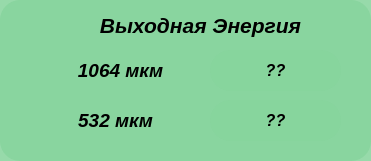
     <widget class="QFrame" name="frame_18">
      <property name="geometry">
       <rect>
        <x>20</x>
        <y>650</y>
        <width>371</width>
        <height>161</height>
       </rect>
      </property>
      <property name="styleSheet">
       <string notr="true">background-color: rgba(135, 212, 157,220); border-radius: 20</string>
      </property>
      <property name="frameShape">
       <enum>QFrame::StyledPanel</enum>
      </property>
      <property name="frameShadow">
       <enum>QFrame::Raised</enum>
      </property>
      <widget class="QLabel" name="label_98">
       <property name="geometry">
        <rect>
         <x>60</x>
         <y>10</y>
         <width>281</width>
         <height>31</height>
        </rect>
       </property>
       <property name="font">
        <font>
         <family>Arial</family>
         <pointsize>16</pointsize>
         <weight>75</weight>
         <italic>true</italic>
         <bold>true</bold>
        </font>
       </property>
       <property name="styleSheet">
        <string notr="true">background-color: rgba(135, 212, 157,0); border-radius: 20</string>
       </property>
       <property name="text">
        <string>Выходная Энергия</string>
       </property>
       <property name="alignment">
        <set>Qt::AlignCenter</set>
       </property>
      </widget>
      <widget class="QLabel" name="label_40">
       <property name="geometry">
        <rect>
         <x>40</x>
         <y>50</y>
         <width>161</width>
         <height>41</height>
        </rect>
       </property>
       <property name="font">
        <font>
         <family>Arial</family>
         <pointsize>14</pointsize>
         <weight>75</weight>
         <italic>true</italic>
         <bold>true</bold>
        </font>
       </property>
       <property name="styleSheet">
        <string notr="true">background-color: rgba(135, 212, 157,0); border-radius: 20</string>
       </property>
       <property name="text">
        <string>1064 мкм</string>
       </property>
       <property name="alignment">
        <set>Qt::AlignCenter</set>
       </property>
      </widget>
      <widget class="QLabel" name="label_57">
       <property name="geometry">
        <rect>
         <x>30</x>
         <y>100</y>
         <width>171</width>
         <height>41</height>
        </rect>
       </property>
       <property name="font">
        <font>
         <family>Arial</family>
         <pointsize>14</pointsize>
         <weight>75</weight>
         <italic>true</italic>
         <bold>true</bold>
        </font>
       </property>
       <property name="styleSheet">
        <string notr="true">background-color: rgba(135, 212, 157,0); border-radius: 20</string>
       </property>
       <property name="text">
        <string>532 мкм</string>
       </property>
       <property name="alignment">
        <set>Qt::AlignCenter</set>
       </property>
      </widget>
      <widget class="QLabel" name="label_58">
       <property name="geometry">
        <rect>
         <x>210</x>
         <y>50</y>
         <width>131</width>
         <height>41</height>
        </rect>
       </property>
       <property name="font">
        <font>
         <family>Arial</family>
         <pointsize>12</pointsize>
         <weight>75</weight>
         <italic>true</italic>
         <bold>true</bold>
        </font>
       </property>
       <property name="styleSheet">
        <string notr="true">background-color: rgba(135, 212, 157,220); border-radius: 20</string>
       </property>
       <property name="text">
        <string>??</string>
       </property>
       <property name="alignment">
        <set>Qt::AlignCenter</set>
       </property>
      </widget>
      <widget class="QLabel" name="label_59">
       <property name="geometry">
        <rect>
         <x>210</x>
         <y>100</y>
         <width>131</width>
         <height>41</height>
        </rect>
       </property>
       <property name="font">
        <font>
         <family>Arial</family>
         <pointsize>12</pointsize>
         <weight>75</weight>
         <italic>true</italic>
         <bold>true</bold>
        </font>
       </property>
       <property name="styleSheet">
        <string notr="true">background-color: rgba(135, 212, 157,220); border-radius: 20</string>
       </property>
       <property name="text">
        <string>??</string>
       </property>
       <property name="alignment">
        <set>Qt::AlignCenter</set>
       </property>
      </widget>
     </widget>
